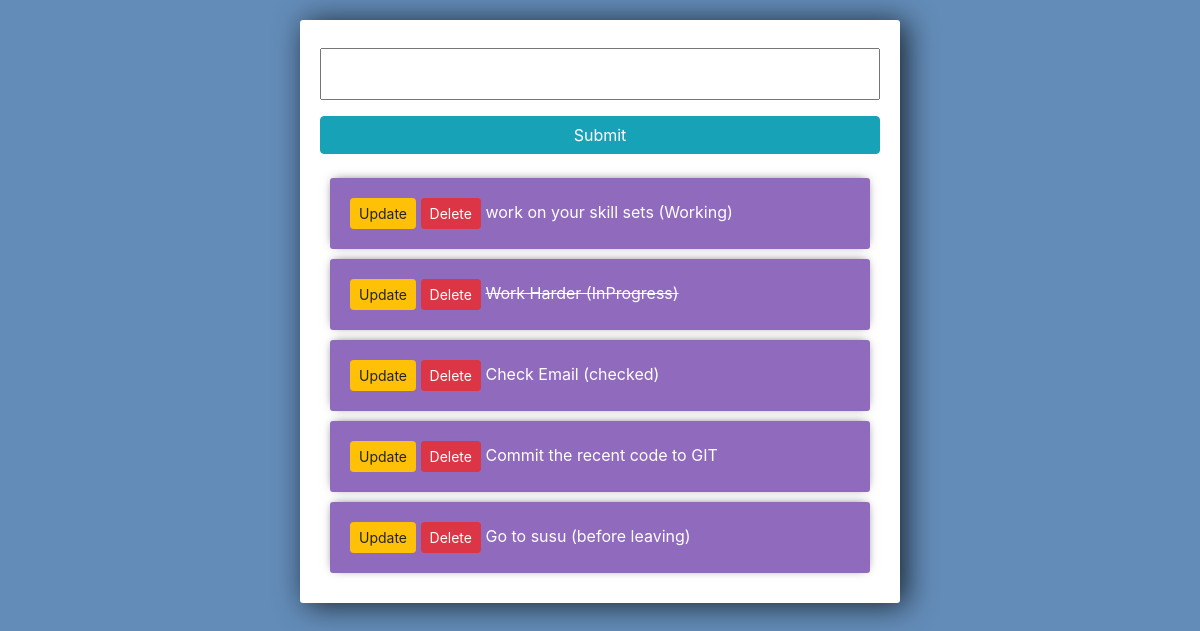
The page / on the database its author committed.
### tasks/models.py (models this page shows)
class Task(models.Model):
    title = models.CharField(max_length = 200)
    completed = models.BooleanField(default=True)
    created = models.DateTimeField(auto_now_add=True)
    def __str__ (self):
        return self.title

### tasks/views.py (the view)
# urls.py: path('', views.index, name="list"),
def index(request):
    tasks = Task.objects.all()
    form = TaskForm()
    if request.method == 'POST':
        form = TaskForm(request.POST)
        if form.is_valid():
            form.save()
        return redirect('/')
    context = {'tasks': tasks, 'form': form}
    return render(request, 'tasks/list.html', context)

### tasks/forms.py
class TaskForm(forms.ModelForm):
    class Meta:
        model = Task
        fields = '__all__'

### tasks/templates/tasks/list.html (shortened to what this page needs)
<link rel="stylesheet" href="https://stackpath.bootstrapcdn.com/bootstrap/4.3.1/css/bootstrap.min.css">
<div class="center-column">
<form method="POST" action="/">
{{form.title}}
<input class="btn btn-info" type="submit" name="Create Task">
</form>
<div class="todo-list">
{% for task in tasks %}
<div class="item-row">
   <a class="btn btn-sm btn-warning" href="{% url 'update_task' task.id %}">Update</a>
   <a class="btn btn-sm btn-danger" href="{% url 'delete' task.id %}">Delete</a>
   {% if task.completed == True %}
   <span><del>{{task}}</del></span>
   {% else %}
   <span>{{task}}</span>
   {% endif %}
</div>
{% endfor %}
</div>
</div>

### tasks/templates/tasks/list.html (style rules this page uses)
input { width: 100%; padding: 12px 20px; margin: 8px 0; box-sizing: border-box; }
input::placeholder { color: #d3d3d3; }
.center-column { width:600px; margin: 20px auto; padding:20px; background-color: #fff; border-radius: 3px; box-shadow: 6px 2px 30px 0px rgba(0,0,0,0.75); }
.item-row { background-color: #906abd; margin: 10px; padding: 20px; border-radius: 3px; color: #fff; font-size: 16px; box-shadow: 0px -1px 10px -4px rgba(0,0,0,0.75); }

### rows shown on the page
Task: title "work on your skill sets (Working)"
Task: title "Work Harder (InProgress)"
Task: title "Check Email (checked)"
Task: title "Commit the recent code to GIT"
Task: title "Go to susu (before leaving)"
